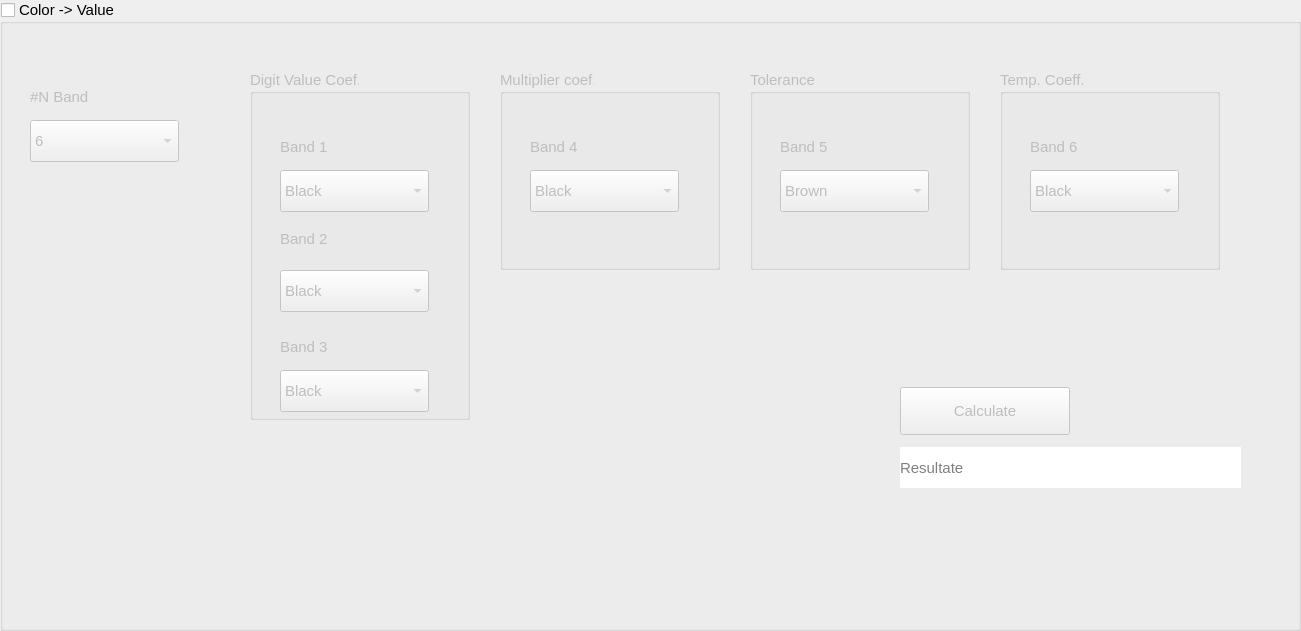
   <widget class="QGroupBox" name="groupCtoV">
    <property name="geometry">
     <rect>
      <x>10</x>
      <y>430</y>
      <width>1301</width>
      <height>631</height>
     </rect>
    </property>
    <property name="font">
     <font>
      <pointsize>11</pointsize>
     </font>
    </property>
    <property name="title">
     <string>Color -&gt; Value</string>
    </property>
    <property name="checkable">
     <bool>true</bool>
    </property>
    <property name="checked">
     <bool>false</bool>
    </property>
    <widget class="QLabel" name="labelNband">
     <property name="geometry">
      <rect>
       <x>30</x>
       <y>80</y>
       <width>129</width>
       <height>34</height>
      </rect>
     </property>
     <property name="text">
      <string>#N Band</string>
     </property>
    </widget>
    <widget class="QGroupBox" name="groupTemperature">
     <property name="geometry">
      <rect>
       <x>1000</x>
       <y>70</y>
       <width>220</width>
       <height>200</height>
      </rect>
     </property>
     <property name="title">
      <string>Temp. Coeff.</string>
     </property>
     <widget class="QLabel" name="labelBand6">
      <property name="geometry">
       <rect>
        <x>30</x>
        <y>60</y>
        <width>129</width>
        <height>34</height>
       </rect>
      </property>
      <property name="text">
       <string>Band 6</string>
      </property>
     </widget>
     <widget class="QComboBox" name="comboBoxBand6">
      <property name="geometry">
       <rect>
        <x>30</x>
        <y>100</y>
        <width>149</width>
        <height>42</height>
       </rect>
      </property>
      <item>
       <property name="text">
        <string>Black</string>
       </property>
      </item>
      <item>
       <property name="text">
        <string>Brown</string>
       </property>
      </item>
      <item>
       <property name="text">
        <string>Red</string>
       </property>
      </item>
      <item>
       <property name="text">
        <string>Orange</string>
       </property>
      </item>
      <item>
       <property name="text">
        <string>Yellow</string>
       </property>
      </item>
      <item>
       <property name="text">
        <string>Green</string>
       </property>
      </item>
      <item>
       <property name="text">
        <string>Blue</string>
       </property>
      </item>
      <item>
       <property name="text">
        <string>Violet</string>
       </property>
      </item>
      <item>
       <property name="text">
        <string>Grey</string>
       </property>
      </item>
     </widget>
    </widget>
    <widget class="QGroupBox" name="groupMultiplier">
     <property name="geometry">
      <rect>
       <x>500</x>
       <y>70</y>
       <width>220</width>
       <height>200</height>
      </rect>
     </property>
     <property name="title">
      <string>Multiplier coef.</string>
     </property>
     <widget class="QLabel" name="labelBand4">
      <property name="geometry">
       <rect>
        <x>30</x>
        <y>60</y>
        <width>129</width>
        <height>34</height>
       </rect>
      </property>
      <property name="text">
       <string>Band 4</string>
      </property>
     </widget>
     <widget class="QComboBox" name="comboBoxBand4">
      <property name="geometry">
       <rect>
        <x>30</x>
        <y>100</y>
        <width>149</width>
        <height>42</height>
       </rect>
      </property>
      <item>
       <property name="text">
        <string>Black</string>
       </property>
      </item>
      <item>
       <property name="text">
        <string>Brown</string>
       </property>
      </item>
      <item>
       <property name="text">
        <string>Red</string>
       </property>
      </item>
      <item>
       <property name="text">
        <string>Orange</string>
       </property>
      </item>
      <item>
       <property name="text">
        <string>Yellow</string>
       </property>
      </item>
      <item>
       <property name="text">
        <string>Green</string>
       </property>
      </item>
      <item>
       <property name="text">
        <string>Blue</string>
       </property>
      </item>
      <item>
       <property name="text">
        <string>Violet</string>
       </property>
      </item>
      <item>
       <property name="text">
        <string>Grey</string>
       </property>
      </item>
      <item>
       <property name="text">
        <string>White</string>
       </property>
      </item>
      <item>
       <property name="text">
        <string>Gold</string>
       </property>
      </item>
      <item>
       <property name="text">
        <string>Silver</string>
       </property>
      </item>
     </widget>
    </widget>
    <widget class="QComboBox" name="comboBoxNBand">
     <property name="geometry">
      <rect>
       <x>30</x>
       <y>120</y>
       <width>149</width>
       <height>42</height>
      </rect>
     </property>
     <item>
      <property name="text">
       <string>6</string>
      </property>
     </item>
     <item>
      <property name="text">
       <string>5</string>
      </property>
     </item>
     <item>
      <property name="text">
       <string>4</string>
      </property>
     </item>
     <item>
      <property name="text">
       <string>3</string>
      </property>
     </item>
    </widget>
    <widget class="QGroupBox" name="groupDigit">
     <property name="geometry">
      <rect>
       <x>250</x>
       <y>70</y>
       <width>220</width>
       <height>350</height>
      </rect>
     </property>
     <property name="title">
      <string>Digit Value Coef.</string>
     </property>
     <widget class="QLabel" name="labelBand3">
      <property name="geometry">
       <rect>
        <x>30</x>
        <y>260</y>
        <width>129</width>
        <height>34</height>
       </rect>
      </property>
      <property name="text">
       <string>Band 3</string>
      </property>
     </widget>
     <widget class="QComboBox" name="comboBoxBand3">
      <property name="geometry">
       <rect>
        <x>30</x>
        <y>300</y>
        <width>149</width>
        <height>42</height>
       </rect>
      </property>
      <item>
       <property name="text">
        <string>Black</string>
       </property>
      </item>
      <item>
       <property name="text">
        <string>Brown</string>
       </property>
      </item>
      <item>
       <property name="text">
        <string>Red</string>
       </property>
      </item>
      <item>
       <property name="text">
        <string>Orange</string>
       </property>
      </item>
      <item>
       <property name="text">
        <string>Yellow</string>
       </property>
      </item>
      <item>
       <property name="text">
        <string>Green</string>
       </property>
      </item>
      <item>
       <property name="text">
        <string>Blue</string>
       </property>
      </item>
      <item>
       <property name="text">
        <string>Violet</string>
       </property>
      </item>
      <item>
       <property name="text">
        <string>Grey</string>
       </property>
      </item>
      <item>
       <property name="text">
        <string>White</string>
       </property>
      </item>
     </widget>
     <widget class="QComboBox" name="comboBoxBand1">
      <property name="geometry">
       <rect>
        <x>30</x>
        <y>100</y>
        <width>149</width>
        <height>42</height>
       </rect>
      </property>
      <item>
       <property name="text">
        <string>Black</string>
       </property>
      </item>
      <item>
       <property name="text">
        <string>Brown</string>
       </property>
      </item>
      <item>
       <property name="text">
        <string>Red</string>
       </property>
      </item>
      <item>
       <property name="text">
        <string>Orange</string>
       </property>
      </item>
      <item>
       <property name="text">
        <string>Yellow</string>
       </property>
      </item>
      <item>
       <property name="text">
        <string>Green</string>
       </property>
      </item>
      <item>
       <property name="text">
        <string>Blue</string>
       </property>
      </item>
      <item>
       <property name="text">
        <string>Violet</string>
       </property>
      </item>
      <item>
       <property name="text">
        <string>Grey</string>
       </property>
      </item>
      <item>
       <property name="text">
        <string>White</string>
       </property>
      </item>
     </widget>
     <widget class="QComboBox" name="comboBoxBand2">
      <property name="geometry">
       <rect>
        <x>30</x>
        <y>200</y>
        <width>149</width>
        <height>42</height>
       </rect>
      </property>
      <item>
       <property name="text">
        <string>Black</string>
       </property>
      </item>
      <item>
       <property name="text">
        <string>Brown</string>
       </property>
      </item>
      <item>
       <property name="text">
        <string>Red</string>
       </property>
      </item>
      <item>
       <property name="text">
        <string>Orange</string>
       </property>
      </item>
      <item>
       <property name="text">
        <string>Yellow</string>
       </property>
      </item>
      <item>
       <property name="text">
        <string>Green</string>
       </property>
      </item>
      <item>
       <property name="text">
        <string>Blue</string>
       </property>
      </item>
      <item>
       <property name="text">
        <string>Violet</string>
       </property>
      </item>
      <item>
       <property name="text">
        <string>Grey</string>
       </property>
      </item>
      <item>
       <property name="text">
        <string>White</string>
       </property>
      </item>
     </widget>
     <widget class="QLabel" name="labelBand1">
      <property name="geometry">
       <rect>
        <x>30</x>
        <y>60</y>
        <width>129</width>
        <height>34</height>
       </rect>
      </property>
      <property name="text">
       <string>Band 1</string>
      </property>
     </widget>
     <widget class="QLabel" name="labelBand2">
      <property name="geometry">
       <rect>
        <x>30</x>
        <y>143</y>
        <width>129</width>
        <height>51</height>
       </rect>
      </property>
      <property name="text">
       <string>Band 2</string>
      </property>
     </widget>
    </widget>
    <widget class="QGroupBox" name="groupTolerance">
     <property name="geometry">
      <rect>
       <x>750</x>
       <y>70</y>
       <width>220</width>
       <height>200</height>
      </rect>
     </property>
     <property name="title">
      <string>Tolerance</string>
     </property>
     <widget class="QLabel" name="labelBand5">
      <property name="geometry">
       <rect>
        <x>30</x>
        <y>60</y>
        <width>129</width>
        <height>34</height>
       </rect>
      </property>
      <property name="text">
       <string>Band 5</string>
      </property>
     </widget>
     <widget class="QComboBox" name="comboBoxBand5">
      <property name="geometry">
       <rect>
        <x>30</x>
        <y>100</y>
        <width>149</width>
        <height>42</height>
       </rect>
      </property>
      <item>
       <property name="text">
        <string>Brown</string>
       </property>
      </item>
      <item>
       <property name="text">
        <string>Red</string>
       </property>
      </item>
      <item>
       <property name="text">
        <string>Green</string>
       </property>
      </item>
      <item>
       <property name="text">
        <string>Blue</string>
       </property>
      </item>
      <item>
       <property name="text">
        <string>Violet</string>
       </property>
      </item>
      <item>
       <property name="text">
        <string>Grey</string>
       </property>
      </item>
      <item>
       <property name="text">
        <string>Gold</string>
       </property>
      </item>
      <item>
       <property name="text">
        <string>Silver</string>
       </property>
      </item>
      <item>
       <property name="text">
        <string>None</string>
       </property>
      </item>
     </widget>
    </widget>
    <widget class="QPushButton" name="buttonCalcolateCtoV">
     <property name="geometry">
      <rect>
       <x>900</x>
       <y>387</y>
       <width>170</width>
       <height>48</height>
      </rect>
     </property>
     <property name="text">
      <string>Calculate</string>
     </property>
    </widget>
    <widget class="QLabel" name="labelResultateCtoV">
     <property name="geometry">
      <rect>
       <x>900</x>
       <y>447</y>
       <width>341</width>
       <height>41</height>
      </rect>
     </property>
     <property name="palette">
      <palette>
       <active>
        <colorrole role="WindowText">
         <brush brushstyle="SolidPattern">
          <color alpha="255">
           <red>0</red>
           <green>0</green>
           <blue>0</blue>
          </color>
         </brush>
        </colorrole>
        <colorrole role="Button">
         <brush brushstyle="SolidPattern">
          <color alpha="255">
           <red>255</red>
           <green>255</green>
           <blue>255</blue>
          </color>
         </brush>
        </colorrole>
        <colorrole role="Light">
         <brush brushstyle="SolidPattern">
          <color alpha="255">
           <red>255</red>
           <green>255</green>
           <blue>255</blue>
          </color>
         </brush>
        </colorrole>
        <colorrole role="Midlight">
         <brush brushstyle="SolidPattern">
          <color alpha="255">
           <red>255</red>
           <green>255</green>
           <blue>255</blue>
          </color>
         </brush>
        </colorrole>
        <colorrole role="Dark">
         <brush brushstyle="SolidPattern">
          <color alpha="255">
           <red>127</red>
           <green>127</green>
           <blue>127</blue>
          </color>
         </brush>
        </colorrole>
        <colorrole role="Mid">
         <brush brushstyle="SolidPattern">
          <color alpha="255">
           <red>170</red>
           <green>170</green>
           <blue>170</blue>
          </color>
         </brush>
        </colorrole>
        <colorrole role="Text">
         <brush brushstyle="SolidPattern">
          <color alpha="255">
           <red>0</red>
           <green>0</green>
           <blue>0</blue>
          </color>
         </brush>
        </colorrole>
        <colorrole role="BrightText">
         <brush brushstyle="SolidPattern">
          <color alpha="255">
           <red>255</red>
           <green>255</green>
           <blue>255</blue>
          </color>
         </brush>
        </colorrole>
        <colorrole role="ButtonText">
         <brush brushstyle="SolidPattern">
          <color alpha="255">
           <red>0</red>
           <green>0</green>
           <blue>0</blue>
          </color>
         </brush>
        </colorrole>
        <colorrole role="Base">
         <brush brushstyle="SolidPattern">
          <color alpha="255">
           <red>255</red>
           <green>255</green>
           <blue>255</blue>
          </color>
         </brush>
        </colorrole>
        <colorrole role="Window">
         <brush brushstyle="SolidPattern">
          <color alpha="255">
           <red>255</red>
           <green>255</green>
           <blue>255</blue>
          </color>
         </brush>
        </colorrole>
        <colorrole role="Shadow">
         <brush brushstyle="SolidPattern">
          <color alpha="255">
           <red>0</red>
           <green>0</green>
           <blue>0</blue>
          </color>
         </brush>
        </colorrole>
        <colorrole role="AlternateBase">
         <brush brushstyle="SolidPattern">
          <color alpha="255">
           <red>255</red>
           <green>255</green>
           <blue>255</blue>
          </color>
         </brush>
        </colorrole>
        <colorrole role="ToolTipBase">
         <brush brushstyle="SolidPattern">
          <color alpha="255">
           <red>255</red>
           <green>255</green>
           <blue>220</blue>
          </color>
         </brush>
        </colorrole>
        <colorrole role="ToolTipText">
         <brush brushstyle="SolidPattern">
          <color alpha="255">
           <red>0</red>
           <green>0</green>
           <blue>0</blue>
          </color>
         </brush>
        </colorrole>
        <colorrole role="PlaceholderText">
         <brush brushstyle="SolidPattern">
          <color alpha="128">
           <red>0</red>
           <green>0</green>
           <blue>0</blue>
          </color>
         </brush>
        </colorrole>
       </active>
       <inactive>
        <colorrole role="WindowText">
         <brush brushstyle="SolidPattern">
          <color alpha="255">
           <red>0</red>
           <green>0</green>
           <blue>0</blue>
          </color>
         </brush>
        </colorrole>
        <colorrole role="Button">
         <brush brushstyle="SolidPattern">
          <color alpha="255">
           <red>255</red>
           <green>255</green>
           <blue>255</blue>
          </color>
         </brush>
        </colorrole>
        <colorrole role="Light">
         <brush brushstyle="SolidPattern">
          <color alpha="255">
           <red>255</red>
           <green>255</green>
           <blue>255</blue>
          </color>
         </brush>
        </colorrole>
        <colorrole role="Midlight">
         <brush brushstyle="SolidPattern">
          <color alpha="255">
           <red>255</red>
           <green>255</green>
           <blue>255</blue>
          </color>
         </brush>
        </colorrole>
        <colorrole role="Dark">
         <brush brushstyle="SolidPattern">
          <color alpha="255">
           <red>127</red>
           <green>127</green>
           <blue>127</blue>
          </color>
         </brush>
        </colorrole>
        <colorrole role="Mid">
         <brush brushstyle="SolidPattern">
          <color alpha="255">
           <red>170</red>
           <green>170</green>
           <blue>170</blue>
          </color>
         </brush>
        </colorrole>
        <colorrole role="Text">
         <brush brushstyle="SolidPattern">
          <color alpha="255">
           <red>0</red>
           <green>0</green>
           <blue>0</blue>
          </color>
         </brush>
        </colorrole>
        <colorrole role="BrightText">
         <brush brushstyle="SolidPattern">
          <color alpha="255">
           <red>255</red>
           <green>255</green>
           <blue>255</blue>
          </color>
         </brush>
        </colorrole>
        <colorrole role="ButtonText">
         <brush brushstyle="SolidPattern">
          <color alpha="255">
           <red>0</red>
           <green>0</green>
           <blue>0</blue>
          </color>
         </brush>
        </colorrole>
        <colorrole role="Base">
         <brush brushstyle="SolidPattern">
          <color alpha="255">
           <red>255</red>
           <green>255</green>
           <blue>255</blue>
          </color>
         </brush>
        </colorrole>
        <colorrole role="Window">
         <brush brushstyle="SolidPattern">
          <color alpha="255">
           <red>255</red>
           <green>255</green>
           <blue>255</blue>
          </color>
         </brush>
        </colorrole>
        <colorrole role="Shadow">
         <brush brushstyle="SolidPattern">
          <color alpha="255">
           <red>0</red>
           <green>0</green>
           <blue>0</blue>
          </color>
         </brush>
        </colorrole>
        <colorrole role="AlternateBase">
         <brush brushstyle="SolidPattern">
          <color alpha="255">
           <red>255</red>
           <green>255</green>
           <blue>255</blue>
          </color>
         </brush>
        </colorrole>
        <colorrole role="ToolTipBase">
         <brush brushstyle="SolidPattern">
          <color alpha="255">
           <red>255</red>
           <green>255</green>
           <blue>220</blue>
          </color>
         </brush>
        </colorrole>
        <colorrole role="ToolTipText">
         <brush brushstyle="SolidPattern">
          <color alpha="255">
           <red>0</red>
           <green>0</green>
           <blue>0</blue>
          </color>
         </brush>
        </colorrole>
        <colorrole role="PlaceholderText">
         <brush brushstyle="SolidPattern">
          <color alpha="128">
           <red>0</red>
           <green>0</green>
           <blue>0</blue>
          </color>
         </brush>
        </colorrole>
       </inactive>
       <disabled>
        <colorrole role="WindowText">
         <brush brushstyle="SolidPattern">
          <color alpha="255">
           <red>127</red>
           <green>127</green>
           <blue>127</blue>
          </color>
         </brush>
        </colorrole>
        <colorrole role="Button">
         <brush brushstyle="SolidPattern">
          <color alpha="255">
           <red>255</red>
           <green>255</green>
           <blue>255</blue>
          </color>
         </brush>
        </colorrole>
        <colorrole role="Light">
         <brush brushstyle="SolidPattern">
          <color alpha="255">
           <red>255</red>
           <green>255</green>
           <blue>255</blue>
          </color>
         </brush>
        </colorrole>
        <colorrole role="Midlight">
         <brush brushstyle="SolidPattern">
          <color alpha="255">
           <red>255</red>
           <green>255</green>
           <blue>255</blue>
          </color>
         </brush>
        </colorrole>
        <colorrole role="Dark">
         <brush brushstyle="SolidPattern">
          <color alpha="255">
           <red>127</red>
           <green>127</green>
           <blue>127</blue>
          </color>
         </brush>
        </colorrole>
        <colorrole role="Mid">
         <brush brushstyle="SolidPattern">
          <color alpha="255">
           <red>170</red>
           <green>170</green>
           <blue>170</blue>
          </color>
         </brush>
        </colorrole>
        <colorrole role="Text">
         <brush brushstyle="SolidPattern">
          <color alpha="255">
           <red>127</red>
           <green>127</green>
           <blue>127</blue>
          </color>
         </brush>
        </colorrole>
        <colorrole role="BrightText">
         <brush brushstyle="SolidPattern">
          <color alpha="255">
           <red>255</red>
           <green>255</green>
           <blue>255</blue>
          </color>
         </brush>
        </colorrole>
        <colorrole role="ButtonText">
         <brush brushstyle="SolidPattern">
          <color alpha="255">
           <red>127</red>
           <green>127</green>
           <blue>127</blue>
          </color>
         </brush>
        </colorrole>
        <colorrole role="Base">
         <brush brushstyle="SolidPattern">
          <color alpha="255">
           <red>255</red>
           <green>255</green>
           <blue>255</blue>
          </color>
         </brush>
        </colorrole>
        <colorrole role="Window">
         <brush brushstyle="SolidPattern">
          <color alpha="255">
           <red>255</red>
           <green>255</green>
           <blue>255</blue>
          </color>
         </brush>
        </colorrole>
        <colorrole role="Shadow">
         <brush brushstyle="SolidPattern">
          <color alpha="255">
           <red>0</red>
           <green>0</green>
           <blue>0</blue>
          </color>
         </brush>
        </colorrole>
        <colorrole role="AlternateBase">
         <brush brushstyle="SolidPattern">
          <color alpha="255">
           <red>255</red>
           <green>255</green>
           <blue>255</blue>
          </color>
         </brush>
        </colorrole>
        <colorrole role="ToolTipBase">
         <brush brushstyle="SolidPattern">
          <color alpha="255">
           <red>255</red>
           <green>255</green>
           <blue>220</blue>
          </color>
         </brush>
        </colorrole>
        <colorrole role="ToolTipText">
         <brush brushstyle="SolidPattern">
          <color alpha="255">
           <red>0</red>
           <green>0</green>
           <blue>0</blue>
          </color>
         </brush>
        </colorrole>
        <colorrole role="PlaceholderText">
         <brush brushstyle="SolidPattern">
          <color alpha="128">
           <red>0</red>
           <green>0</green>
           <blue>0</blue>
          </color>
         </brush>
        </colorrole>
       </disabled>
      </palette>
     </property>
     <property name="autoFillBackground">
      <bool>true</bool>
     </property>
     <property name="text">
      <string>Resultate</string>
     </property>
    </widget>
   </widget>
